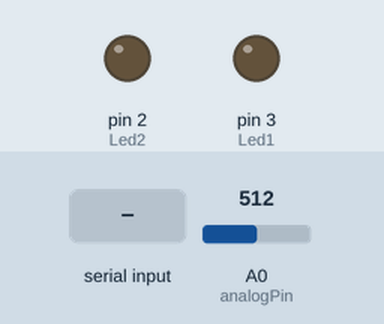
Recording of a sketch running on a simulated Arduino Uno, built with avr-gcc and run on an emulated ATmega328P. Shown: output pins drawn as LEDs (lit = HIGH). Inputs (shaded band) come from the test bench; at power-on: A0 (analogPin) = 512. What the sketch prints to the serial monitor is not drawn.

Above: at 1.2 s.
1.3 s: "D90\n" received over Serial
At 2.4 s:
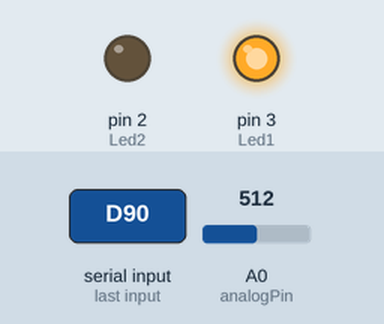
2.9 s: "E90\n" received over Serial
At 3.8 s:
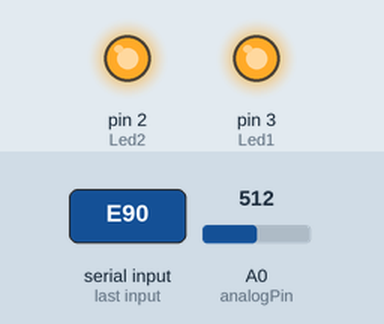
4.5 s: "D,45\n" received over Serial
At 5.2 s:
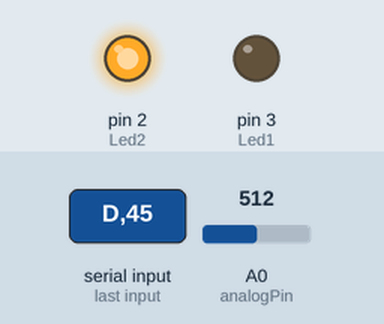
6.1 s: "E,45\n" received over Serial
At 6.6 s:
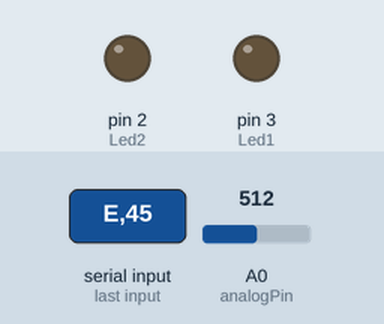
Timing chart, 0 to 8.7 s (numbered marks = the images above; inputs shaded):
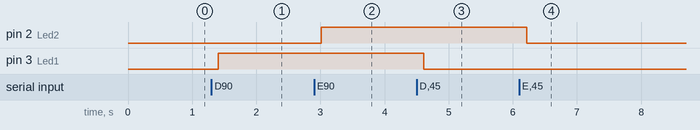

Measured:
- after the input at 1.3 s, pin 3 (Led1): LOW → HIGH after 0.10 s
- after the input at 2.9 s, pin 2 (Led2): LOW → HIGH after 0.11 s
- after the input at 4.5 s, pin 3 (Led1): HIGH → LOW after 0.11 s
- after the input at 6.1 s, pin 2 (Led2): HIGH → LOW after 0.12 s

The sketch:

SerialPrograma.ino
```cpp
int analogPin = A0;
int val = 0;
char datoCmd;
int Led1 = 3;
int Led2 = 2;

String serialData;

void setup() {
  // initialize digital pin LED_BUILTIN as an output.
  pinMode(Led1, OUTPUT);
  pinMode(Led2, OUTPUT);

  digitalWrite(Led1, LOW);
  digitalWrite(Led2, LOW);

  Serial.begin(9600);
}


void loop() {

analogData();
delay(200);

}

void analogData(){
   val = analogRead(analogPin);
   Serial.println("$"+String(val*1.0)+";"+String(val*0.143));  //$353.0;353.4
  }


void serialEvent() {
   datoCmd = (char)Serial.read();


   if(datoCmd == 'D')
    {
    while(Serial.available())
      {
            datoCmd = (char)Serial.read();
            serialData += datoCmd;
            int dato = serialData.toInt();
            digitalWrite(Led1, dato);
      }
        serialData="";
    }
      if(datoCmd == 'E')
    {
    while(Serial.available())
      {
            datoCmd = (char)Serial.read();
            serialData += datoCmd;
            int dato = serialData.toInt();
            digitalWrite(Led2, dato);
      }
        serialData="";
    }


}
```
